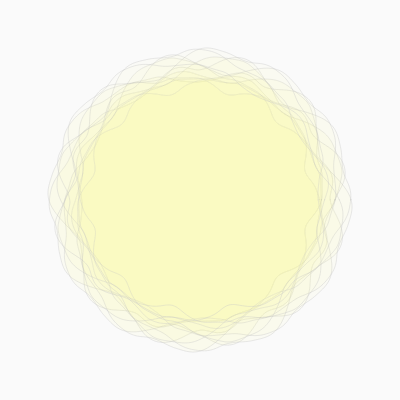
Frame 1 (no input)
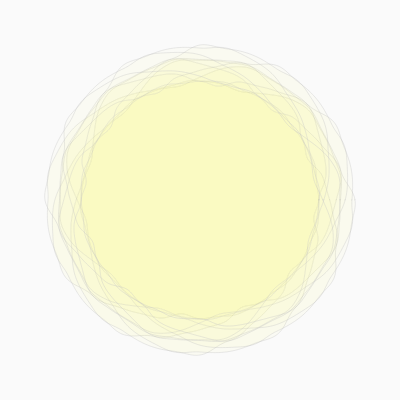
Frame 60 (no input)
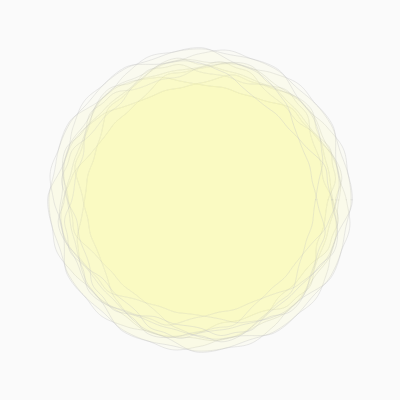
Frame 120 (the mouse pressed at the canvas centre since frame 60)

The p5.js sketch that drew these frames (run headless with seeded random() and noise() and a simulated clock; from frame 60 on, the mouse is pressed at the canvas centre):

// p5.js sketch
// ── sketch.js
let noiseMax = 1.5;
let zoff = 0;

function setup() {
  createCanvas(400, 400);
}

function draw() {
  background(250);
  translate(width / 2, height / 2);
  stroke(200);
  strokeWeight(0.4);

  for (let b = 0; b < TWO_PI; b += TWO_PI / 12) {

    beginShape();
    for (let a = 0; a < TWO_PI; a += 0.01) {
      let color = map(b, 0, 10, 0, 255);
      fill(255, 255, color, 8);
      let xoff = map(cos(a + b), -1, 1, 0, noiseMax);
      let yoff = map(sin(a + b), -1, 1, 0, noiseMax);
      let r = map(noise(xoff, yoff, zoff), 0, 1, 80, 200);
      let x = r * cos(a);
      let y = r * sin(a);
      vertex(x, y);
    }
    endShape(CLOSE);

  }
  // phase += 0.1;
  zoff += 0.02;

}
